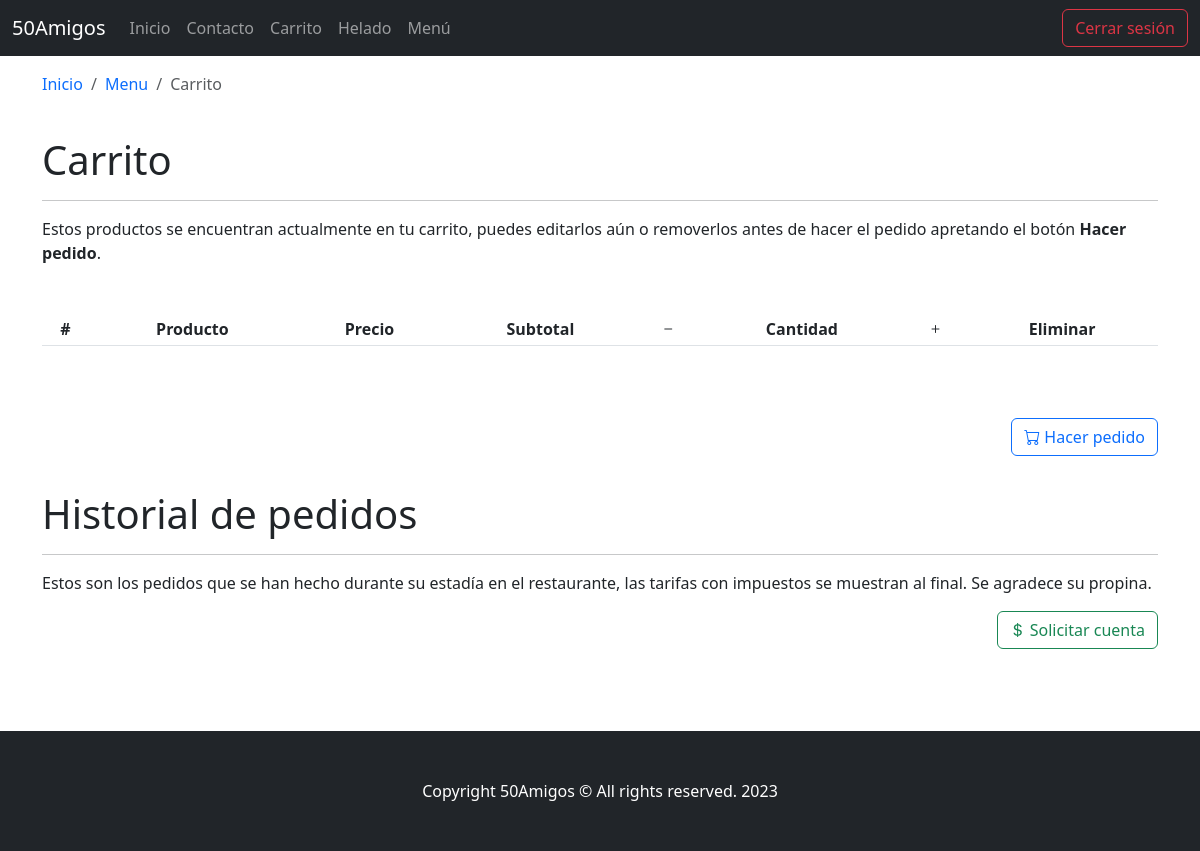
Before: /carrito (signed in) with the older database file.
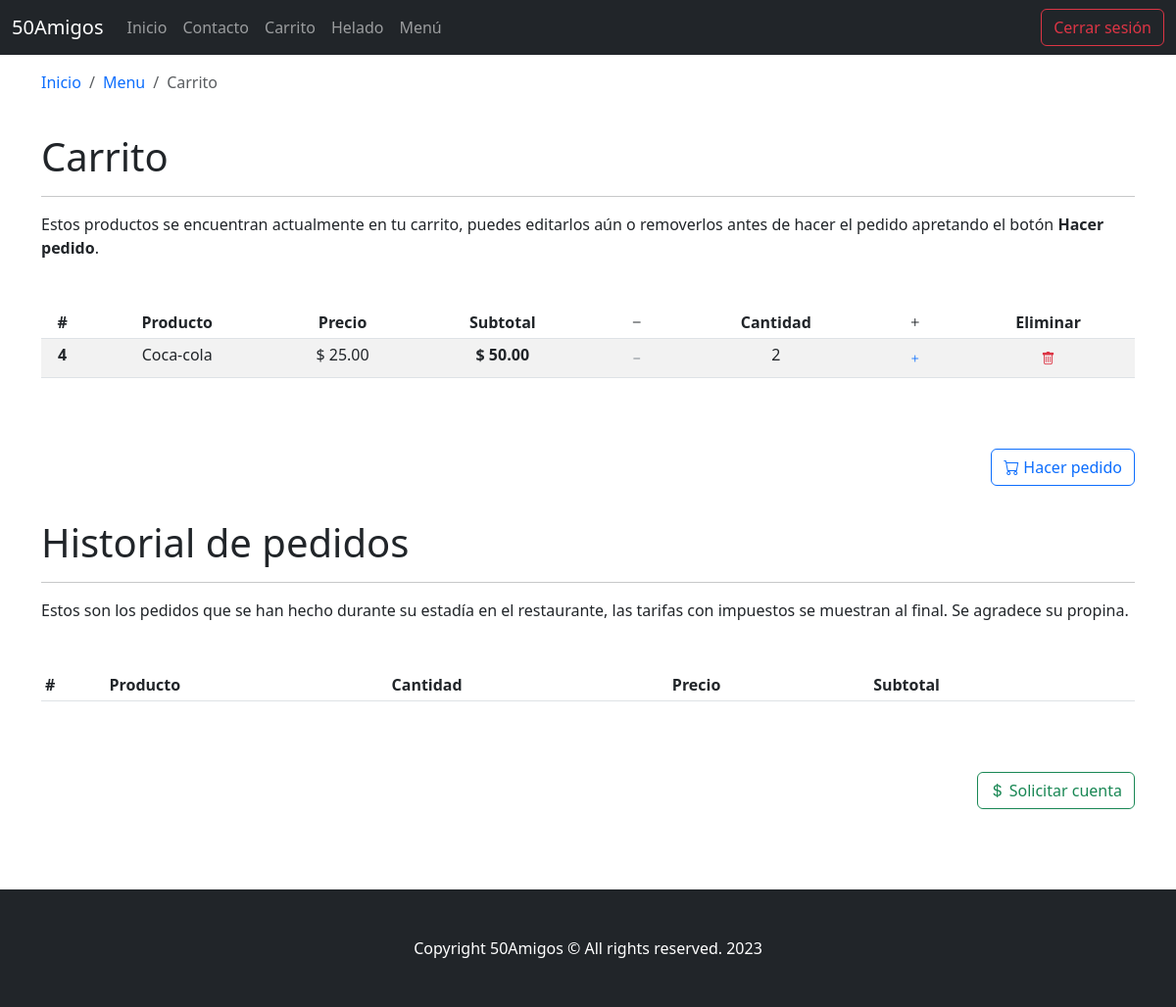
After: the same page with the newer database file.
### mainApp/models.py (models this page shows, shortened)
class Pedido(models.Model):
    id = models.AutoField(primary_key=True)
    orden = models.ForeignKey(
        Orden, on_delete=models.SET_NULL, null=True, related_name='pedidos')
    platillo = models.ForeignKey(
        Platillo, on_delete=models.SET_NULL, null=True, related_name='pedidos')
    cantidad = models.IntegerField(default=1)
    carrito = models.ManyToOneRel(
        to=Carrito,
        field_name='carrito',
        field="id",
        on_delete=models.SET_NULL,
        related_name='pedidos')
    def get_subtotal(self):
        return self.platillo.precio * self.cantidad

class Platillo(models.Model):
    id = models.AutoField(primary_key=True)
    nombre = models.CharField(max_length=100)
    descripcion = models.TextField(blank=True, null=True, max_length=1000)
    imagen = models.CharField(max_length=1000)
    categoria = models.ForeignKey(
        Categoria,
        on_delete=models.SET_NULL,
        null=True,
        related_name='platillos')
    subcategoria = models.ForeignKey(
        Subcategoria,
        on_delete=models.SET_NULL,
        null=True,
        related_name='platillos')
    precio = models.DecimalField(max_digits=10, decimal_places=2)
    ingredientes = models.TextField(max_length=1000, null=True, blank=True)

### mainApp/views.py (the view, shortened to what this page needs)
# urls.py: path('carrito', views.CarritoView.as_view(), name='carrito'),
@method_decorator(login_required, name='dispatch')
class CarritoView(View):
    def get(self, request, *args, **kwargs):
        carrito = get_current_carrito(request.user)
        data = {
            "orden": carrito,
            "carrito": carrito
        }
        return render(request, 'carrito.html', context=data)

### mainApp/views.py (called while the page is built)
def get_current_carrito(user):
    orden = Orden.objects.filter(usuario=user, active=True) \
        .order_by('-fecha') \
        .first()
    if not orden:
        orden = Orden.objects.create(usuario=user, active=True)
    return orden

### mainApp/templates/carrito.html (shortened to what this page needs)
{% extends 'fragments/base.html' %}
{% block content %}
<nav aria-label="breadcrumb">
  <ol class="breadcrumb">
    <li class="breadcrumb-item">
      <a
        class="text-decoration-none"
        href="{% url 'mainApp:inicio' %}">Inicio</a>
      </li>
    <li class="breadcrumb-item">
      <a
        class="text-decoration-none"
        href="{% url 'mainApp:menu' %}">Menu</a>
    </li>
    <li class="breadcrumb-item active" aria-current="page">Carrito</li>
  </ol>
</nav>
<br>
<h1>Carrito</h1>
<hr>
<p class="my-3">
  Estos productos se encuentran actualmente en tu carrito, puedes
  editarlos aún o removerlos antes de hacer el pedido apretando el
  botón <b>Hacer pedido</b>.
</p>
<table class="table table-sm table-striped my-5">
  <thead>
    <tr>
      <th scope="col" class="text-center">#</th>
      <th scope="col" class="text-center">Producto</th>
      <th scope="col" class="text-center">Precio</th>
      <th scope="col" class="text-center">Subtotal</th>
      <th scope="col" class="text-center">
        <i class="bi bi-dash"></i>
      </th>
      <th scope="col" class="text-center">Cantidad</th>
      <th scope="col" class="text-center">
        <i class="bi bi-plus"></i>
      </th>
      <th scope="col" class="text-center">Eliminar</th>
    </tr>
  </thead>
  <tbody>
    {% for pedido in carrito.pedidos.all %}
    <tr>
      <th scope="row" class="text-center">
        {{ pedido.platillo.id }}
      </th>
      <td class="text-center">
        {{ pedido.platillo.nombre }}
      </td>
      <td class="text-center">
        $ {{ pedido.platillo.precio }}
      </td>
      <td class="text-center">
        <b>
          $ {{ pedido.get_subtotal }}
        </b>
      </td>
      <td class="text-center">
        <button
          type="button"
          onclick="disminuirCantidad({{ pedido.platillo.id }})"
          class="btn btn-link btn-sm text-secondary">
          <i class="bi bi-dash"></i>
        </button>
      </td>
      <td class="text-center" id="counter{{pedido.platillo.id}}">
        {{ pedido.cantidad }}
      </td>
      <td class="text-center">
        <button
          type="button"
          onclick="aumentarCantidad({{ pedido.platillo.id }})"
          class="btn btn-link btn-sm text-primary">
          <i class="bi bi-plus"></i>
        </button>
      </td>
      <td class="text-center">
        <button
          type="button"
          onclick="eliminarPlatillo({{ pedido.platillo.id }})"
          class="btn btn-link btn-sm text-danger">
          <i class="bi bi-trash"></i>
        </button>
      </td>
    </tr>
    {% endfor %}
  </tbody>
</table>
<br>
<form method="POST" action="{% url 'mainApp:carrito' %}">
  <button
    type="submit"
    onclick="hacerPedido()"
    class="btn btn-outline-primary float-end">
    <i class="bi bi-cart"></i> Hacer pedido
  </button>
</form>
<br>
<br>
<br>
<h1 class="animate__animated animate__fadeInLeft">Historial de pedidos</h1>
<hr>
<p class="my-3">
Estos son los pedidos que se han hecho durante su estadía en el restaurante,
las tarifas con impuestos se muestran al final. Se agradece su propina.
</p>
{% for pedido in orden.pedidos.all %}
<table class="table table-sm table-striped my-5">
  <thead>
    <tr>
      <th scope="col">#</th>
      <th scope="col">Producto</th>
      <th scope="col">Cantidad</th>
      <th scope="col">Precio</th>
      <th scope="col">Subtotal</th>
    </tr>
  </thead>
</table>
<br>
{% endfor %}
<form method="POST" action="{% url 'mainApp:carrito' %}" >
  <button
    type="submit"
    onclick="cerrarCuenta()"
    class="btn btn-outline-success float-end">
    <i class="bi bi-currency-dollar"></i> Solicitar cuenta
  </button>
</form>
<br>
<br>
<br>
<br>
<br>
{% endblock %}

### mainApp/templates/fragments/base.html (shortened to what this page needs)
{% load static %}
<!DOCTYPE html>
<html lang="en">
<head>
  <link
    href="{% static 'css/bootstrap.min.css' %}"
    rel="stylesheet"/>
  <link
    rel="stylesheet"
    href="{% static 'css/bootstrap-icons.css' %}"/>
  <link
    rel="stylesheet"
    href="{% static 'css/animate.min.css' %}"/>
</head>
<body>
  {% include 'fragments/navbar.html' %}
  <br>
  <br>
  <br>
  <div
    id="content"
    class="container animate__animated animate__fadeInLeft">
    {% block content %}{% endblock %}
  </div>
  <footer class="py-5 bg-dark">
    <div class="container px-4">
      <p class="m-0 text-center text-white">
        Copyright 50Amigos &copy; All rights reserved. 2023
      </p>
    </div>
  </footer>
</body>
</html>

### mainApp/templates/fragments/navbar.html (shortened to what this page needs)
<nav class="navbar navbar-expand-lg fixed-top bg-body-dark navbar-dark bg-dark text-light">
  <div class="container-fluid">
    <a class="navbar-brand" href="{% url 'mainApp:inicio' %}">
      50Amigos
    </a>
    <div class="collapse navbar-collapse" id="navbarScroll">
    <ul
      class="navbar-nav me-auto my-2 my-lg-0 navbar-nav-scroll"
      style="--bs-scroll-height: 200px;">
      <li class="nav-item">
        <a
          class="nav-link"
          href="{% url 'mainApp:index' %}">
          Inicio
        </a>
      </li>
      <li class="nav-item active">
        <a class="nav-link"
          href="{% url 'mainApp:contacto' %}">
          Contacto
        </a>
      </li>
      {% if request.user.is_authenticated %}
      <li class="nav-item">
        <a
          class="nav-link"
          href="{% url 'mainApp:carrito' %}">
          Carrito
        </a>
      </li>
      <li class="nav-item">
        <a
          class="nav-link"
          href="{% url 'mainApp:votacion' %}">
          Helado
        </a>
      </li>
      <li class="nav-item">
        <a
          class="nav-link"
          href="{% url 'mainApp:menu' %}">
          Menú
        </a>
      </li>
      {% endif %}
    </ul>
    <form class="d-flex float-end" role="search">
      {% if request.user.is_authenticated %}
        <a
          class="btn btn-outline-danger"
          type="submit"
          href="{% url 'logout' %}">
          Cerrar sesión
        </a>
      {% endif %}
    </form>
    </div>
  </div>
</nav>

Changed rows visible on the page:
added Pedido: platillo.id "4", platillo.nombre "Coca-cola", platillo.precio "25.00", get_subtotal "50.00", cantidad "2"
